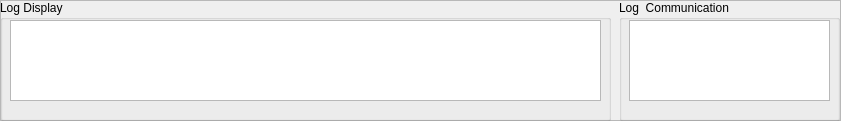
  <widget class="QFrame" name="log_display">
   <property name="geometry">
    <rect>
     <x>160</x>
     <y>620</y>
     <width>841</width>
     <height>121</height>
    </rect>
   </property>
   <property name="frameShape">
    <enum>QFrame::StyledPanel</enum>
   </property>
   <property name="frameShadow">
    <enum>QFrame::Raised</enum>
   </property>
   <widget class="QGroupBox" name="log_groupBox">
    <property name="geometry">
     <rect>
      <x>0</x>
      <y>0</y>
      <width>611</width>
      <height>121</height>
     </rect>
    </property>
    <property name="title">
     <string>Log Display</string>
    </property>
    <widget class="QTextBrowser" name="log_data_textBrowser">
     <property name="geometry">
      <rect>
       <x>10</x>
       <y>20</y>
       <width>591</width>
       <height>81</height>
      </rect>
     </property>
    </widget>
   </widget>
   <widget class="QGroupBox" name="log_communication_groupBox">
    <property name="geometry">
     <rect>
      <x>619</x>
      <y>0</y>
      <width>221</width>
      <height>121</height>
     </rect>
    </property>
    <property name="title">
     <string>Log  Communication</string>
    </property>
    <widget class="QTextBrowser" name="log_reply_textBrowser">
     <property name="geometry">
      <rect>
       <x>10</x>
       <y>20</y>
       <width>201</width>
       <height>81</height>
      </rect>
     </property>
    </widget>
   </widget>
  </widget>
